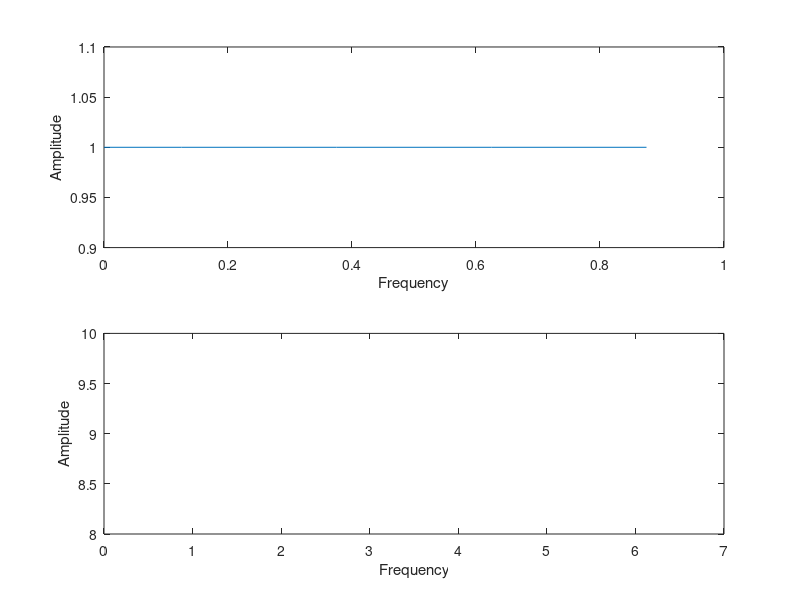

The MATLAB script that drew this image: (Note: this script raises an error after producing the figure.)
clear all 
close all
Fs= 8;
winRec = ones(1,Fs);
n = length(winRec);
t = (0:n-1)/Fs;
freq_res = Fs/n;
f = freq_res*(0:n-1);

figure
subplot(2,1,1); plot(t,winRec)
xlabel('Frequency');
ylabel('Amplitude');

winRecdB = 10*log10(abs(fftshift(fft(winRec))));
subplot(2,1,2); plot(f,winRecdB)
xlabel('Frequency');
ylabel('Amplitude');

    

[ FilterRRC ] = RootRaiseCosine( 0.22, 12, Fs );
N = length(FilterRRC);
T = (0:N-1)/Fs;
freq_resUp = Fs/N;
F = freq_resUp*(0:N-1);

figure
subplot(2,1,1); plot(T,FilterRRC)
xlabel('Time (Sec)');
ylabel('Amplitude');

FilterRRCdB = 10*log10(abs(fftshift(FilterRRC)));
subplot(2,1,2); plot(F,FilterRRCdB)
xlabel('Frequency');
ylabel('Amplitude');